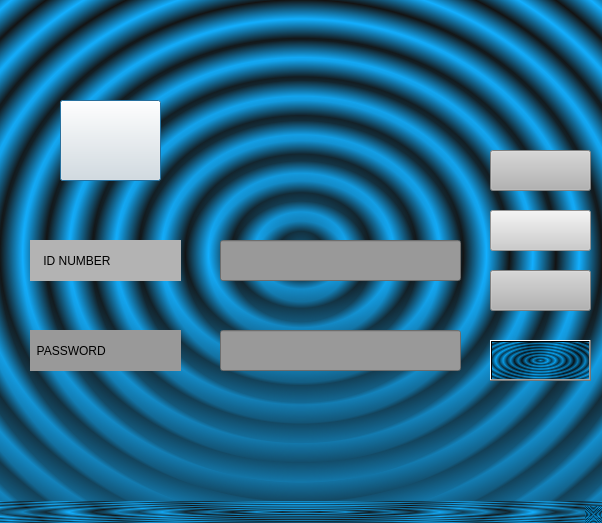
<?xml version="1.0" encoding="UTF-8"?>
<ui version="4.0">
 <class>loginScreen</class>
 <widget class="QMainWindow" name="loginScreen">
  <property name="geometry">
   <rect>
    <x>0</x>
    <y>0</y>
    <width>602</width>
    <height>523</height>
   </rect>
  </property>
  <property name="acceptDrops">
   <bool>false</bool>
  </property>
  <property name="windowTitle">
   <string>login</string>
  </property>
  <property name="styleSheet">
   <string notr="true">background-color: qradialgradient(spread:repeat, cx:0.5, cy:0.5, radius:0.077, fx:0.5, fy:0.5, stop:0 rgba(0, 169, 255, 147), stop:0.497326 rgba(0, 0, 0, 147), stop:1 rgba(0, 169, 255, 147));
</string>
  </property>
  <widget class="QWidget" name="centralwidget">
   <widget class="QPushButton" name="login_button">
    <property name="geometry">
     <rect>
      <x>60</x>
      <y>100</y>
      <width>101</width>
      <height>81</height>
     </rect>
    </property>
    <property name="styleSheet">
     <string notr="true">background-color: rgb(230, 230, 230);
border-color: rgb(0, 0, 128);</string>
    </property>
    <property name="text">
     <string/>
    </property>
    <property name="icon">
     <iconset>
      <normaloff>../../../gümüst/icons/icns/account.png</normaloff>
      <normalon>../../gümüst/icons/icns/account.png</normalon>../../../gümüst/icons/icns/account.png</iconset>
    </property>
    <property name="iconSize">
     <size>
      <width>150</width>
      <height>100</height>
     </size>
    </property>
    <property name="autoDefault">
     <bool>false</bool>
    </property>
    <property name="default">
     <bool>true</bool>
    </property>
    <property name="flat">
     <bool>false</bool>
    </property>
   </widget>
   <widget class="QPushButton" name="clear_button">
    <property name="geometry">
     <rect>
      <x>490</x>
      <y>210</y>
      <width>101</width>
      <height>41</height>
     </rect>
    </property>
    <property name="styleSheet">
     <string notr="true">background-color: rgb(204, 204, 204);</string>
    </property>
    <property name="text">
     <string/>
    </property>
    <property name="icon">
     <iconset>
      <normaloff>../../../gümüst/icons/icns/Küçük indir (2) .png</normaloff>
      <normalon>../../gümüst/icons/icns/Küçük indir (2) .png</normalon>../../../gümüst/icons/icns/Küçük indir (2) .png</iconset>
    </property>
    <property name="iconSize">
     <size>
      <width>100</width>
      <height>85</height>
     </size>
    </property>
   </widget>
   <widget class="QPushButton" name="enter_button">
    <property name="geometry">
     <rect>
      <x>490</x>
      <y>270</y>
      <width>101</width>
      <height>41</height>
     </rect>
    </property>
    <property name="styleSheet">
     <string notr="true">background-color: rgb(179, 179, 179);</string>
    </property>
    <property name="text">
     <string/>
    </property>
    <property name="icon">
     <iconset>
      <normaloff>../../../gümüst/icons/icns/Küçük images (1) .png</normaloff>
      <normalon>../../gümüst/icons/icns/Küçük images (1) .png</normalon>../../../gümüst/icons/icns/Küçük images (1) .png</iconset>
    </property>
    <property name="iconSize">
     <size>
      <width>100</width>
      <height>100</height>
     </size>
    </property>
   </widget>
   <widget class="QPushButton" name="exit_button_2">
    <property name="geometry">
     <rect>
      <x>490</x>
      <y>340</y>
      <width>101</width>
      <height>41</height>
     </rect>
    </property>
    <property name="text">
     <string/>
    </property>
    <property name="icon">
     <iconset>
      <normaloff>../../../gümüst/icons/icns/Küçük indir (4) .png</normaloff>
      <normalon>../../gümüst/icons/icns/Küçük indir (4) .png</normalon>../../../gümüst/icons/icns/Küçük indir (4) .png</iconset>
    </property>
    <property name="iconSize">
     <size>
      <width>150</width>
      <height>150</height>
     </size>
    </property>
   </widget>
   <widget class="QLineEdit" name="idnum_edit">
    <property name="geometry">
     <rect>
      <x>220</x>
      <y>240</y>
      <width>241</width>
      <height>41</height>
     </rect>
    </property>
    <property name="styleSheet">
     <string notr="true">background-color: rgb(153, 153, 153);</string>
    </property>
   </widget>
   <widget class="QLineEdit" name="password_edit">
    <property name="geometry">
     <rect>
      <x>220</x>
      <y>330</y>
      <width>241</width>
      <height>41</height>
     </rect>
    </property>
    <property name="styleSheet">
     <string notr="true">background-color: rgb(153, 153, 153);</string>
    </property>
   </widget>
   <widget class="QLabel" name="id_label">
    <property name="geometry">
     <rect>
      <x>30</x>
      <y>240</y>
      <width>151</width>
      <height>41</height>
     </rect>
    </property>
    <property name="styleSheet">
     <string notr="true">background-color: rgb(179, 179, 179);</string>
    </property>
    <property name="text">
     <string>    ID NUMBER</string>
    </property>
   </widget>
   <widget class="QLabel" name="password_label">
    <property name="geometry">
     <rect>
      <x>30</x>
      <y>330</y>
      <width>151</width>
      <height>41</height>
     </rect>
    </property>
    <property name="styleSheet">
     <string notr="true">background-color: rgb(153, 153, 153);</string>
    </property>
    <property name="text">
     <string>  PASSWORD</string>
    </property>
   </widget>
   <widget class="QPushButton" name="enter_button_2">
    <property name="geometry">
     <rect>
      <x>490</x>
      <y>150</y>
      <width>101</width>
      <height>41</height>
     </rect>
    </property>
    <property name="styleSheet">
     <string notr="true">background-color: rgb(179, 179, 179);</string>
    </property>
    <property name="text">
     <string/>
    </property>
    <property name="icon">
     <iconset>
      <normaloff>../../../gümüst/icons/icns/Küçük images (1) .png</normaloff>
      <normalon>../../gümüst/icons/icns/Küçük images (1) .png</normalon>../../../gümüst/icons/icns/Küçük images (1) .png</iconset>
    </property>
    <property name="iconSize">
     <size>
      <width>100</width>
      <height>100</height>
     </size>
    </property>
   </widget>
  </widget>
  <widget class="QMenuBar" name="menubar">
   <property name="geometry">
    <rect>
     <x>0</x>
     <y>0</y>
     <width>602</width>
     <height>26</height>
    </rect>
   </property>
  </widget>
  <widget class="QStatusBar" name="statusbar"/>
 </widget>
 <resources>
  <include location="../../gümüst/icons/dsya.qrc"/>
  <include location="../../gümüst/icons/new.qrc"/>
  <include location="../../gümüst/icons/end.qrc"/>
  <include location="../../gümüst/icons/try.qrc"/>
 </resources>
 <connections>
  <connection>
   <sender>clear_button</sender>
   <signal>clicked()</signal>
   <receiver>idnum_edit</receiver>
   <slot>clear()</slot>
   <hints>
    <hint type="sourcelabel">
     <x>501</x>
     <y>265</y>
    </hint>
    <hint type="destinationlabel">
     <x>334</x>
     <y>270</y>
    </hint>
   </hints>
  </connection>
  <connection>
   <sender>exit_button_2</sender>
   <signal>clicked()</signal>
   <receiver>loginScreen</receiver>
   <slot>close()</slot>
   <hints>
    <hint type="sourcelabel">
     <x>544</x>
     <y>374</y>
    </hint>
    <hint type="destinationlabel">
     <x>378</x>
     <y>415</y>
    </hint>
   </hints>
  </connection>
  <connection>
   <sender>clear_button</sender>
   <signal>clicked()</signal>
   <receiver>password_edit</receiver>
   <slot>clear()</slot>
   <hints>
    <hint type="sourcelabel">
     <x>495</x>
     <y>257</y>
    </hint>
    <hint type="destinationlabel">
     <x>357</x>
     <y>360</y>
    </hint>
   </hints>
  </connection>
 </connections>
</ui>
